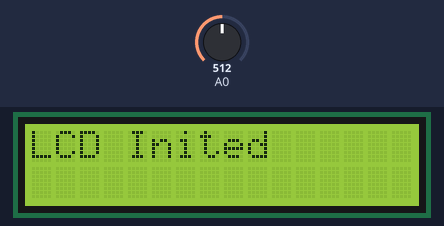
Recording of a sketch running on a simulated Arduino Uno, built with avr-gcc and run on an emulated ATmega328P. On the bench: 16×2 character LCD. The inputs (shaded band) are chosen by the test bench; at power-on: A0 = 512. WiFi joins after 1.5 s; servers stay silent unless stated; what the sketch prints to the serial monitor is not drawn.

Above: at 0.1 s.
At 2.6 s:
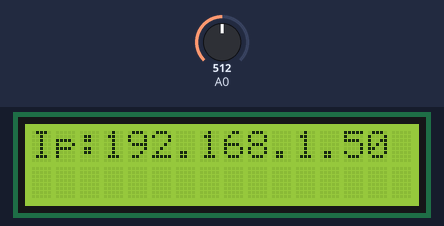
At 5.6 s:
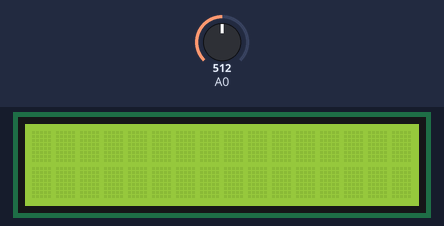
At 14.6 s:
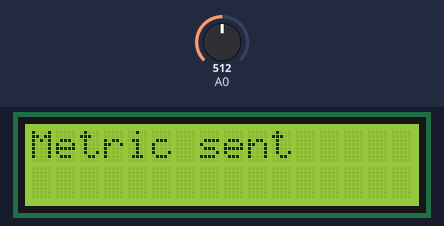

Measured:
- what the display in image 1 shows lasts 3.0 s, from 2.6 s to 5.6 s
- what the display in image 2 shows lasts 9.0 s, from 5.6 s to 14.6 s
- what the display in image 3 shows lasts 1.0 s, from 14.6 s to 15.6 s

The sketch:

Arduino.ino
```cpp
#include <LiquidCrystal.h>
#include <UIPEthernet.h> // Used for Ethernet
#include <stdlib.h>

const int numOfSensors = 1;
struct Sensor {
  char* measurementName;
  int portNumber;
  char* sensorName;
};

struct Sensor SENSORS[numOfSensors] = {
  {"light", 0, "0"}
};

// **** ETHERNET SETTING ****
byte mac[] = { 0x54, 0x34, 0x41, 0x30, 0x30, 0x31 };
EthernetUDP udp;

LiquidCrystal lcd(9, 8, 5, 4, 3, 2);

void setup() {
  Serial.begin(9600);
  Serial.println("Serial Monitor Inited");

  // set up the LCD's number of columns and rows:
  lcd.begin(16, 2);
  lcd.print("LCD Inited");
  delay(1000);
  lcd.clear();

  // start the Ethernet connection and the server:
  if (Ethernet.begin(mac) == 0) {
    Serial.println("FAILED Ethernet connection");
    lcd.println("FAILED Ethernet");
  }

  Serial.print("Ethernet client: ");
  Serial.println(Ethernet.localIP());
  lcd.print("Ip:");
  lcd.println(Ethernet.localIP());
  delay(2000);
}

void loop() {
  int reading;
  char readingCharBuffer[12];

  int success = udp.beginPacket(IPAddress(18,236,166,41), 8125);
  Serial.println("UDP beginPacket started");
  if (success == 0) {
    Serial.println("UDP beingPacket failed");
    lcd.println("UDP beingPacket failed");
  } else {
    for(int i = 0; i < numOfSensors; i++) {
      reading = analogRead(SENSORS[i].portNumber);
      itoa(reading, readingCharBuffer, 10);
      udp.write(SENSORS[i].measurementName);
      udp.write(".");
      udp.write(SENSORS[i].sensorName);
      udp.write(":");
      udp.write(readingCharBuffer);
      udp.write("|g");
      udp.write("\n");
    }
    udp.endPacket();
    Serial.println("Sent udp packet");
    lcd.println("Metric sent");
    delay(1000);
    lcd.clear();
    delay(9000);
  }
}
```
